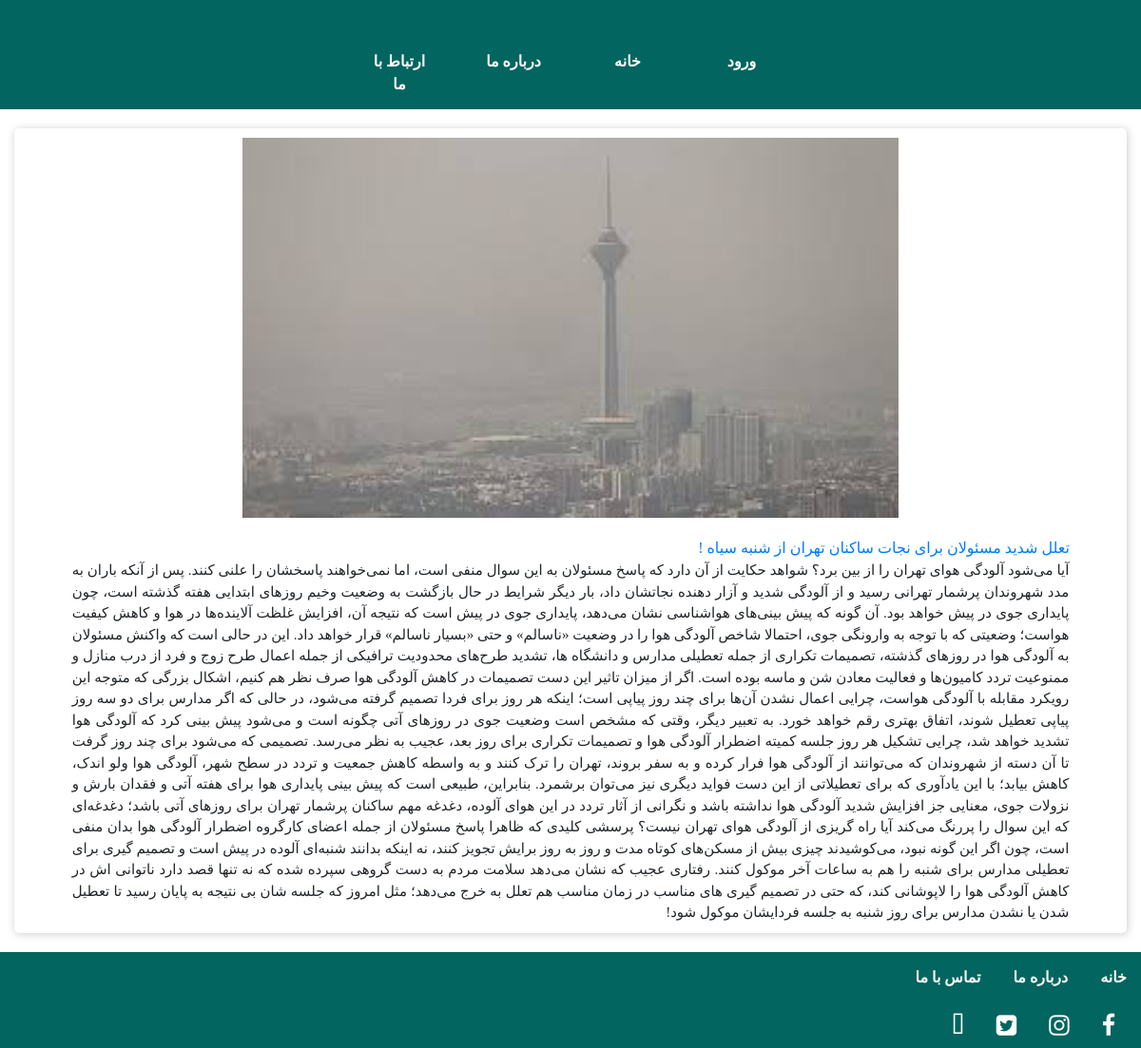
The page /readmore.php?postid=3 on the database its author committed.
### tables this page shows
CREATE TABLE `menu` (
  `id` int(11) NOT NULL,
  `title` varchar(100) NOT NULL,
  `link` varchar(200) NOT NULL
);

CREATE TABLE `post` (
  `id` int(11) NOT NULL,
  `title` varchar(100) NOT NULL,
  `src` varchar(100) NOT NULL,
  `content` varchar(5000) NOT NULL
);

### readmore.php (the view, shortened to what this page needs)
<?php include ("header.php"); ?>
<?php include ("config.php"); ?>
<?php
$postid=$_GET["postid"];
$posrsql="SELECT * FROM  `post` WHERE `id`=$postid;";
$postquery=mysqli_query($connect,$posrsql);
while($postfetch=mysqli_fetch_assoc($postquery))
{
?>
    <div class="rm-big-content">
       <div class="rm-big-content-thumb">
        <img src=<?php echo $postfetch["src"]; ?>>
       </div>
       <div class="rm-big-content-txt">
        <a href="#"><?php echo $postfetch["title"]; ?></a>
        <p><?php echo $postfetch["content"]; ?></p>
       </div>
    </div>
<?php
}
?>
 <?php include ("footer.php"); ?>
</body>
</html>

### header.php (shortened to what this page needs)
<!DOCTYPE html>
<html>
<head>
    <link rel="stylesheet" href="https://cdnjs.cloudflare.com/ajax/libs/font-awesome/4.7.0/css/font-awesome.min.css">
    <link rel="stylesheet" href="css/bootstrap.min.css">
    <link rel="stylesheet" href="css/fontawesome.css">
	<link rel="stylesheet" href="css/style.css">
</head>
<body>
    <div class="menu" >
            <ul class="nav justify-content-center">
            <?php
			 include ("config.php");
			 $mnu="SELECT * FROM  `menu` ORDER BY  `id` DESC ;";
			 $mnuresult=mysqli_query($connect,$mnu);
			 while($mnufetch=mysqli_fetch_assoc($mnuresult))
			 {
			?>
                <li class="nav-item active"><a href=<?php echo $mnufetch["link"] ?> class="nav-link"><?php echo $mnufetch["title"] ?></a></li>
                <?php
			 }
				?>
            </ul>
    </div>

### css/style.css (style rules this page uses)
*,div,p,ul { padding:0px; margin:0px; }
body { font-family:"b yekan"; direction: rtl; }
.menu { background-color: #03655f; height:115px; direction: ltr; }
.menu ul { padding-top: 40px; }
.menu li a { color:#fff; font-weight: 800; }
.menu li { padding:5px 10px; border-radius: 10px; width: 120px; height: 40px; text-align: center; }
.rm-big-content { text-align: right; direction: rtl; margin: 20px 15px; border-radius: 5px; -webkit-box-shadow: 1px 1px 10px 0px rgba(204,204,204,1); -moz-box-shadow: 1px 1px 10px 0px rgba(204,204,204,1); box-shadow: 1px 1px 10px 0px rgba(204,204,204,1); padding: 10px; min-height: 500px; height: auto; }
.rm-big-content-thumb { text-align: center; margin-bottom: 20px; }
.rm-big-content-thumb img { height: 400px; width: 60%; margin: 0 auto; }
.rm-big-content-txt { padding: 0 40px; }
.rm-big-content-txt a { padding: 10px; }
.rm-big-content-txt p { height: auto; margin: 0 1%; text-align: justify; font-size: 15px; }

### rows shown on the page
menu: title "ارتباط با ما"
menu: title "درباره ما"
menu: title "خانه"
menu: title "ورود"
post: src (picture), title "تعلل شدید مسئولان برای نجات ساکنان تهران از شنبه سیاه !", content "آیا می‌شود آلودگی هوای تهران را از بین برد؟ شواهد حکایت از آن دارد که پاسخ مسئولان به این سوال منفی است، اما نمی‌خواهند پاسخشان را علنی کنند. پس از آنکه باران به مدد شهروندان پرشمار تهرانی رسید و از آلودگی شدید و آزار دهنده نجاتشان داد، بار دیگر شرایط در حال بازگشت به وضعیت وخیم روز‌های ابتدایی هفته گذشته است، چون پایداری جوی در پیش خواهد بود. آن گونه که پیش بینی‌های هواشناسی نشان می‌دهد، پایداری جوی در پیش است که نتیجه آن، افزایش غلظت آلاینده‌ها در هوا و کاهش کیفیت هواست؛ وضعیتی که با توجه به وارونگی جوی، احتمالا شاخص آلودگی هوا را در وضعیت «ناسالم» و حتی «بسیار ناسالم» قرار خواهد داد. این در حالی است که واکنش مسئولان به آلودگی هوا در روز‌های گذشته، تصمیمات تکراری از جمله تعطیلی مدارس و…"
